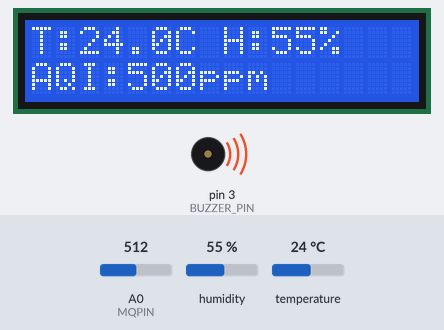
Recording of a sketch running on a simulated Arduino Uno, built with avr-gcc and run on an emulated ATmega328P. Shown: 16×2 character LCD, buzzer (waves = sounding, pin HIGH). The inputs (shaded band) are chosen by the test bench; at power-on: A0 (MQPIN) = 512, humidity 55 %, temperature 24 °C. What the sketch prints to the serial monitor is not drawn.

Above: at 3.2 s.
3.3 s: A0 (MQPIN) set to 109
At 5.9 s:
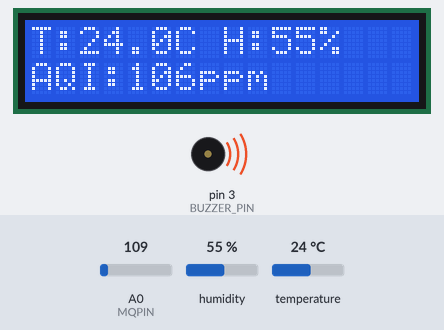
7.2 s: A0 (MQPIN) set to 99
At 8.8 s:
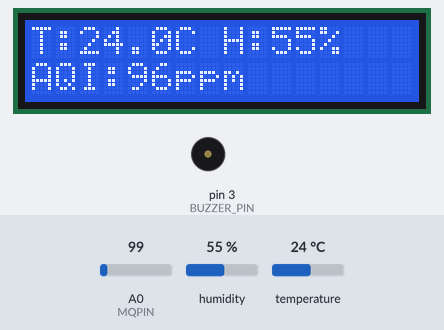
11.1 s: humidity set to 22 %
At 11.7 s:
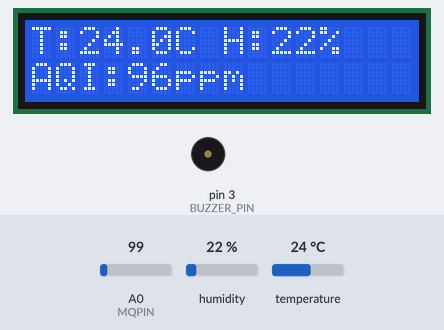
15.0 s: temperature set to 12 °C
At 18.5 s:
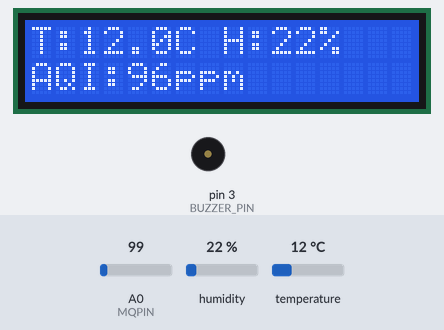
18.9 s: humidity set to 40 %
At 21.7 s:
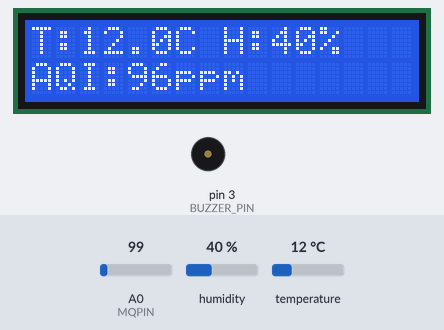
22.8 s: A0 (MQPIN) set to 122
At 24.6 s:
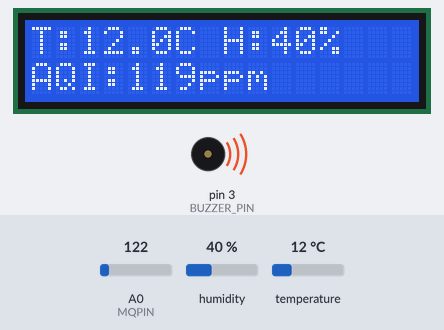
Timing chart, 0 to 26.1 s (numbered marks = the images above; inputs shaded):
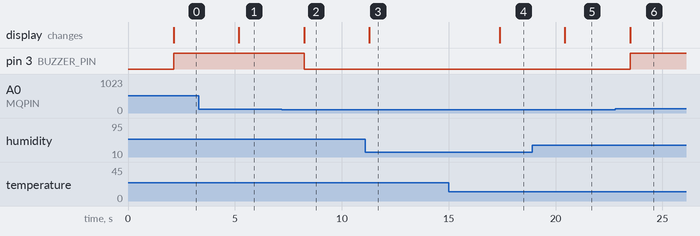

Measured:
- the behaviour switches between 104 and 103 on A0 (MQPIN) (found by bisection; images 1 and 2)
- after the input at 3.3 s, the display: changes after 1.9 s (image 1)
- after the input at 7.2 s, pin 3 (BUZZER_PIN): HIGH → LOW after 1.0 s; the display: changes after 1.0 s (image 2)
- after the input at 11.1 s, the display: changes after 0.18 s (image 3)
- after the input at 15.0 s, the display: changes after 2.4 s (image 4)
- after the input at 18.9 s, the display: changes after 1.5 s (image 5)
- after the input at 22.8 s, pin 3 (BUZZER_PIN): LOW → HIGH after 0.69 s; the display: changes after 0.69 s (image 6)

The sketch:

air_quality_predictor.ino.ino
```cpp
#include <LiquidCrystal_I2C.h>
#include <DHT.h>

#define DHTPIN 2       // DHT11 connected to pin 2
#define DHTTYPE DHT11

#define MQPIN A0       // MQ135 sensor analog output to A0
#define BUZZER_PIN 3   // Buzzer connected to pin 3

LiquidCrystal_I2C lcd(0x27, 16, 2);  // I2C address 0x27, 16 columns, 2 rows
DHT dht(DHTPIN, DHTTYPE);

void setup() {
  Serial.begin(9600);
  dht.begin();
  lcd.init();
  lcd.backlight();

  pinMode(BUZZER_PIN, OUTPUT);
  digitalWrite(BUZZER_PIN, LOW);

  lcd.setCursor(0, 0);
  lcd.print("Air Quality Init");
  delay(2000);
  lcd.clear();
}

void loop() {
  // Read sensors
  float temp = dht.readTemperature();
  float humi = dht.readHumidity();
  int mqValue = analogRead(MQPIN);  // 0-1023 value

  // Check sensor read errors
  if (isnan(temp) || isnan(humi)) {
    lcd.setCursor(0, 0);
    lcd.print("DHT error");
    digitalWrite(BUZZER_PIN, LOW);
    delay(2000);
    return;
  }

  // Convert MQ135 reading to "PPM-like" value (rough)
  float ppm = map(mqValue, 0, 1023, 0, 1000);  // scale to 0-1000 PPM

  // Display on LCD
  lcd.setCursor(0, 0);
  lcd.print("T:");
  lcd.print(temp, 1);
  lcd.print("C ");
  lcd.print("H:");
  lcd.print(humi, 0);
  lcd.print("%");

  lcd.setCursor(0, 1);
  lcd.print("AQI:");
  lcd.print(ppm, 0);
  lcd.print("ppm   ");

  // Print to serial
  Serial.print("Temp: ");
  Serial.print(temp);
  Serial.print("C  Hum: ");
  Serial.print(humi);
  Serial.print("%  AQI: ");
  Serial.print(ppm);
  Serial.println("ppm");

  // Buzzer alert for bad air quality
  if (ppm > 100) {  // adjust threshold if needed
    digitalWrite(BUZZER_PIN, HIGH);
  } else {
    digitalWrite(BUZZER_PIN, LOW);
  }

  delay(3000);  // update every 3 seconds
}
```
